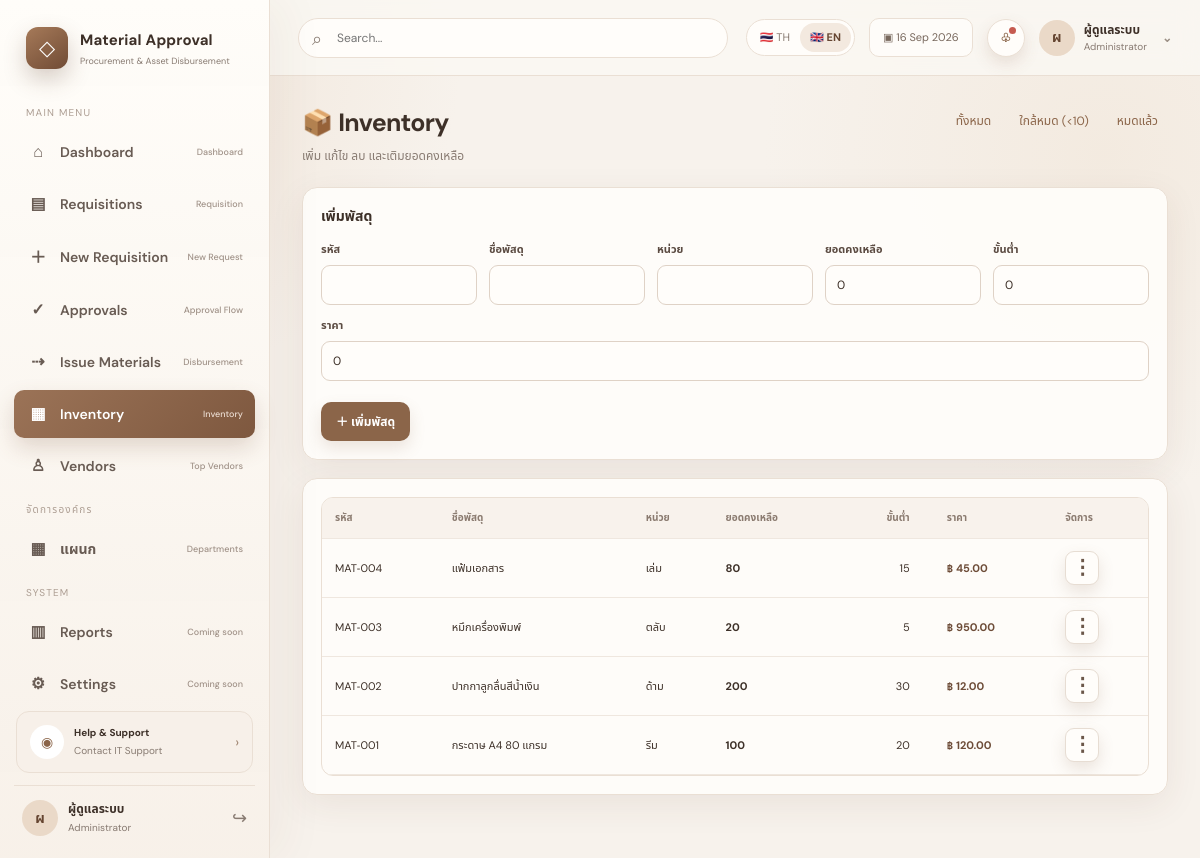
The app's page /materials.php?lang=en (signed in) with its own data.
### tables this page shows
CREATE TABLE materials (
 id INT AUTO_INCREMENT PRIMARY KEY,
 code VARCHAR(50) NOT NULL UNIQUE,
 name VARCHAR(200) NOT NULL,
 unit VARCHAR(50) NOT NULL,
 stock DECIMAL(12,2) NOT NULL DEFAULT 0,
 min_stock DECIMAL(12,2) NOT NULL DEFAULT 0,
 price DECIMAL(12,2) NOT NULL DEFAULT 0,
 active TINYINT(1) NOT NULL DEFAULT 1,
 created_at TIMESTAMP DEFAULT CURRENT_TIMESTAMP
);

### lang.php (called while the page is built, shortened)
<?php
function current_lang(): string {
    return $_SESSION['lang'] ?? 'th';
}

### config.php (called while the page is built, shortened)
<?php
require_once __DIR__.'/lang.php';
function e($v): string { return htmlspecialchars((string)$v, ENT_QUOTES, 'UTF-8'); }
function fmt_number($value): string {
    $n=(float)$value;
    if (abs($n-round($n)) < 0.000001) return number_format($n,0);
    return rtrim(rtrim(number_format($n,2,'.',','),'0'),'.');
}
function user(): ?array { return $_SESSION['user'] ?? null; }

### materials.php (the view, shortened to what this page needs)
<?php
require 'config.php'; role_required(['requester','storekeeper','procurement','admin']);
$canManage=in_array(user()['role_code'],['storekeeper','admin'],true);
$pdo = db();
$sql="SELECT * FROM materials";
$sql.=" ORDER BY id DESC";
$rows=$pdo->query($sql)->fetchAll();$edit=null;if(isset($_GET['edit'])&&$canManage){$st=$pdo->prepare("SELECT * FROM materials WHERE id=?");$st->execute([(int)$_GET['edit']]);$edit=$st->fetch();}
?><!doctype html><html><head><?php include 'partials/head.php';?></head><body><?php include 'partials/nav.php';?><main class="container"><div class="page-head"><div><h2>📦 <?=current_lang()==='th'?'คลังพัสดุ':'Inventory'?></h2><p>เพิ่ม แก้ไข ลบ และเติมยอดคงเหลือ</p></div><div class="inventory-filters"><a href="materials.php" class="small-btn">ทั้งหมด</a><a href="materials.php?filter=low" class="small-btn">ใกล้หมด (&lt;10)</a><a href="materials.php?filter=out" class="small-btn">หมดแล้ว</a></div></div><?php if($msg):?><div class="alert <?=e($msg[0])?>"><?=e($msg[1])?></div><?php endif;?>
<?php if($canManage):?><form method="post" class="panel inventory-form"><input type="hidden" name="csrf" value="<?=e(csrf())?>"><input type="hidden" name="act" value="<?=$edit?'edit':'add'?>"><?php if($edit):?><input type="hidden" name="id" value="<?=$edit['id']?>"><?php endif;?><div class="panel-head"><h3><?=$edit?'แก้ไขพัสดุ':'เพิ่มพัสดุ'?></h3></div><div class="row"><div><label>รหัส</label><input name="code" required value="<?=e($edit['code']??'')?>"></div><div><label>ชื่อพัสดุ</label><input name="name" required value="<?=e($edit['name']??'')?>"></div><div><label>หน่วย</label><input name="unit" required value="<?=e($edit['unit']??'')?>"></div><?php if(!$edit):?><div><label>ยอดคงเหลือ</label><input name="stock" type="number" step="0.01" min="0" inputmode="decimal" value="0"></div><?php endif;?><div><label>ขั้นต่ำ</label><input name="min_stock" type="number" step="0.01" min="0" inputmode="decimal" value="<?=e($edit['min_stock']??0)?>"></div><div><label>ราคา</label><input name="price" type="number" step="0.01" min="0" inputmode="decimal" placeholder="เช่น 120.50" value="<?=e($edit['price']??0)?>"></div></div><br><button><?=$edit?'บันทึกการแก้ไข':'＋ เพิ่มพัสดุ'?></button> <?php if($edit):?><a class="small-btn" href="materials.php">ยกเลิก</a><?php endif;?></form><?php endif;?>
<div class="panel"><div class="table-wrap"><table class="table inventory-table"><thead><tr><th>รหัส</th><th>ชื่อพัสดุ</th><th>หน่วย</th><th>ยอดคงเหลือ</th><th>ขั้นต่ำ</th><th>ราคา</th><th class="right">จัดการ</th></tr></thead><tbody><?php foreach($rows as $m):?><tr><td><?=e($m['code'])?></td><td><?=e($m['name'])?></td><td><?=e($m['unit'])?></td><td><?php $isOut=((float)$m['stock']<=0); $isLow=(!$isOut && (float)$m['stock']<10);?><b class="<?= ($isLow||$isOut)?'stock-low':'' ?>"><?=fmt_number($m['stock'])?></b></td><td><?=fmt_number($m['min_stock'])?></td><td><b class="price-value">฿ <?=number_format((float)$m['price'],2,'.',',')?></b></td><td class="right"><?php if($canManage):?><div class="action-menu"><button type="button" class="action-toggle" aria-label="จัดการ" onclick="toggleAction(this)">⋮</button></div><?php endif;?></td></tr><?php endforeach;?></tbody></table></div></div>
</main></div></div></body></html>

### assets/style.css (style rules this page uses)
:root { --brown:#8b6549;--brown-dark:#654531;--brown-soft:#f3e9df;--cream:#faf7f2;--paper:#fffdfa;--line:#eadfd4;--text:#3d3028;--muted:#887b72;--green:#4d896b;--green-soft:#eaf4ed;--orange:#c88743;--orange-soft:#fff3e4;--red:#b55f54;--red-soft:#fbeceb;--purple:#7b6bb1;--shadow:0 10px 35px rgba(83,57,40,.08);--shadow-lg:0 20px 60px rgba(83,57,40,.14) }
* { box-sizing:border-box }
html,body { margin:0;min-height:100%;font-family:"Noto Sans Thai","DM Sans",sans-serif;background:radial-gradient(circle at top right,#f2e7dc 0,transparent 28%),var(--cream);color:var(--text) }
body { font-size:14px }
a { text-decoration:none;color:var(--brown) }
button,.btn,input,select,textarea { font:inherit }
button,.btn { border:0;cursor:pointer;transition:.18s }
.container { max-width:1480px;margin:0 auto;padding:28px 32px 45px }
.page-head,.welcome { display:flex;justify-content:space-between;align-items:flex-start;gap:18px;margin-bottom:22px }
.page-head h1,.page-head h2,.welcome h1 { margin:0;font-size:25px;letter-spacing:-.03em }
.page-head p,.welcome p { margin:5px 0 0;color:var(--muted);font-size:12px }
.btn,button { display:inline-flex;align-items:center;justify-content:center;gap:7px;padding:10px 15px;border-radius:10px;background:var(--brown);color:#fff;font-weight:700;font-size:12px;box-shadow:0 7px 16px rgba(139,101,73,.16) }
.panel,form,.form-card { background:rgba(255,253,250,.94);border:1px solid var(--line);border-radius:15px;box-shadow:var(--shadow);padding:18px;margin-bottom:18px }
.panel-head { display:flex;justify-content:space-between;align-items:center;gap:12px;margin-bottom:14px }
.panel-head h3 { margin:0;font-size:14px }
.table-wrap { overflow:auto;border:1px solid var(--line);border-radius:12px }
.table { width:100%;border-collapse:collapse;min-width:680px }
.table th { background:#f8f2ec;color:#8b7b70;font-size:10px }
.table th,.table td { padding:12px 13px;border-bottom:1px solid #efe7df;text-align:left }
.table td { font-size:11px }
label { display:block;font-weight:700;font-size:11px;margin:0 0 7px;color:#5b4b42 }
input,select,textarea { width:100%;padding:10px 11px;border:1px solid #dfd2c6;border-radius:9px;background:#fffdfa;color:var(--text);font-size:12px }
.row { display:flex;gap:12px;align-items:end;flex-wrap:wrap }
.row>* { flex:1;min-width:140px }
.right { text-align:right }
body { background:radial-gradient(circle at 12% 7%,rgba(225,199,173,.28),transparent 24%),radial-gradient(circle at 92% 18%,rgba(235,218,198,.32),transparent 26%),#f7f2ec }
.inventory-form { margin-bottom:18px }
.small-btn { padding:8px 10px!important;font-size:12px!important;white-space:nowrap }
.inventory-table td { vertical-align:middle }
.action-menu { position:relative;display:inline-block }
.action-toggle { width:34px;height:34px;border:1px solid #e7ddd3;background:#fffdfa;color:#6b5749;border-radius:9px;font-size:20px;line-height:1;cursor:pointer;padding:0 }
.inventory-table .price-value { font-weight:700;color:#6d4c38;white-space:nowrap }
.inventory-table th:nth-child(5),.inventory-table td:nth-child(5) { text-align:right;padding-right:24px }
.inventory-filters { display:flex;gap:8px;flex-wrap:wrap }
.inventory-filters .small-btn { text-decoration:none }

### records on screen
materials: code "MAT-004", name "แฟ้มเอกสาร", unit "เล่ม", stock "80", min_stock "15", price "45.00"
materials: code "MAT-003", name "หมึกเครื่องพิมพ์", unit "ตลับ", stock "20", min_stock "5", price "950.00"
materials: code "MAT-002", name "ปากกาลูกลื่นสีน้ำเงิน", unit "ด้าม", stock "200", min_stock "30", price "12.00"
materials: code "MAT-001", name "กระดาษ A4 80 แกรม", unit "รีม", stock "100", min_stock "20", price "120.00"

### other values on screen
t('dashboard') "Dashboard"
t('requests') "Requisitions"
t('new_request') "New Requisition"
t('approvals') "Approvals"
t('issue') "Issue Materials"
t('materials') "Inventory"
t('system') "SYSTEM"
t('reports') "Reports"
t('soon') "Coming soon"
t('settings') "Settings"
$initial "ผ"
user()['name'] "ผู้ดูแลระบบ"
role_text($role) "Administrator"
